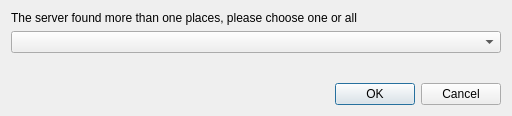
<?xml version="1.0" encoding="UTF-8"?>
<ui version="4.0">
 <class>PlaceSelectionDialog</class>
 <widget class="QDialog" name="PlaceSelectionDialog">
  <property name="geometry">
   <rect>
    <x>0</x>
    <y>0</y>
    <width>512</width>
    <height>116</height>
   </rect>
  </property>
  <property name="windowTitle">
   <string>Dialog</string>
  </property>
  <layout class="QVBoxLayout" name="verticalLayout">
   <item>
    <layout class="QVBoxLayout" name="verticalLayout_2">
     <item>
      <widget class="QLabel" name="label">
       <property name="text">
        <string>The server found more than one places, please choose one or all</string>
       </property>
      </widget>
     </item>
     <item>
      <widget class="QComboBox" name="placesComboBox"/>
     </item>
     <item>
      <spacer name="verticalSpacer">
       <property name="orientation">
        <enum>Qt::Vertical</enum>
       </property>
       <property name="sizeHint" stdset="0">
        <size>
         <width>20</width>
         <height>40</height>
        </size>
       </property>
      </spacer>
     </item>
    </layout>
   </item>
   <item>
    <widget class="QDialogButtonBox" name="buttonBox">
     <property name="orientation">
      <enum>Qt::Horizontal</enum>
     </property>
     <property name="standardButtons">
      <set>QDialogButtonBox::Cancel|QDialogButtonBox::Ok</set>
     </property>
    </widget>
   </item>
  </layout>
 </widget>
 <resources/>
 <connections>
  <connection>
   <sender>buttonBox</sender>
   <signal>accepted()</signal>
   <receiver>PlaceSelectionDialog</receiver>
   <slot>accept()</slot>
   <hints>
    <hint type="sourcelabel">
     <x>248</x>
     <y>254</y>
    </hint>
    <hint type="destinationlabel">
     <x>157</x>
     <y>274</y>
    </hint>
   </hints>
  </connection>
  <connection>
   <sender>buttonBox</sender>
   <signal>rejected()</signal>
   <receiver>PlaceSelectionDialog</receiver>
   <slot>reject()</slot>
   <hints>
    <hint type="sourcelabel">
     <x>316</x>
     <y>260</y>
    </hint>
    <hint type="destinationlabel">
     <x>286</x>
     <y>274</y>
    </hint>
   </hints>
  </connection>
 </connections>
</ui>
